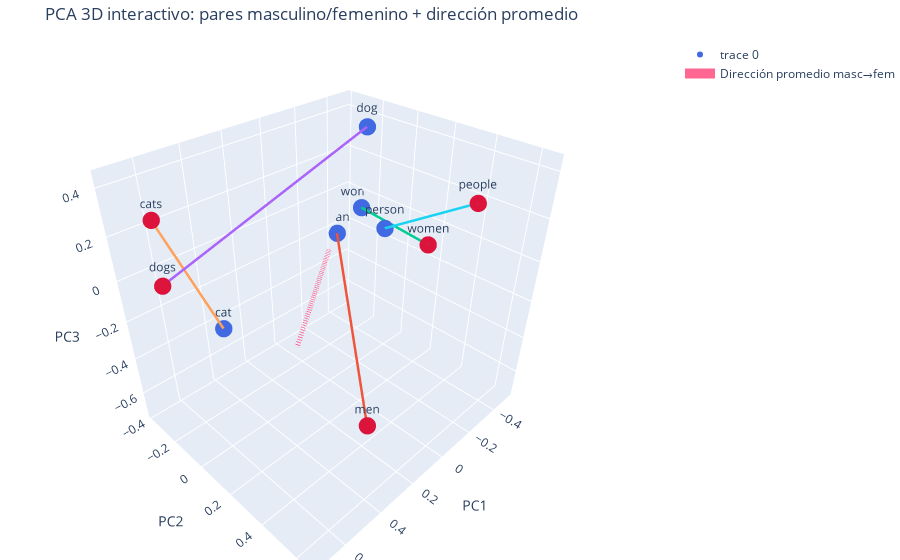

The code cell stored with this chart in its notebook:
### Code cell
# Colores por rol (masc/fem)
role = {}
for m, f in pairs_ok:
    role[m] = "male"
    role[f] = "female"

colors = ["royalblue" if role.get(w)=="male" else "crimson" for w in words]

fig = go.Figure()

# Puntos 3D
fig.add_trace(go.Scatter3d(
    x=Z[:,0], y=Z[:,1], z=Z[:,2],
    mode="markers+text",
    text=words,
    textposition="top center",
    marker=dict(size=6, color=colors),
    hovertext=[f"{w} ({role.get(w,'')})" for w in words],
    hoverinfo="text"
))

# Flechas por pareja (líneas mascul→femen)
word_to_xyz = {w: Z[i] for i, w in enumerate(words)}
for m, f in pairs_ok:
    p0 = word_to_xyz[m]
    p1 = word_to_xyz[f]
    fig.add_trace(go.Scatter3d(
        x=[p0[0], p1[0]],
        y=[p0[1], p1[1]],
        z=[p0[2], p1[2]],
        mode="lines",
        line=dict(width=5),
        hoverinfo="skip",
        showlegend=False
    ))

# Flecha global masculino→femenino desde el centro del cloud
center = Z.mean(axis=0)
scale = float(np.linalg.norm(Z.std(axis=0)) * 1.2)  # ajusta tamaño visual
end = center + unit(gender_dir_3d) * scale

fig.add_trace(go.Scatter3d(
    x=[center[0], end[0]],
    y=[center[1], end[1]],
    z=[center[2], end[2]],
    mode="lines",
    line=dict(width=10, dash="dash"),
    name="Dirección promedio masc→fem",
    hoverinfo="skip"
))

fig.update_layout(
    title="PCA 3D interactivo: pares masculino/femenino + dirección promedio",
    scene=dict(
        xaxis_title="PC1",
        yaxis_title="PC2",
        zaxis_title="PC3",
    ),
    margin=dict(l=0, r=0, t=40, b=0)
)

fig.show()

### Figure 1 — Plotly figure (JSON) as saved in the notebook; plotly's stock layout.template omitted (floating-point values rounded to 4 significant figures)
{"data": [{"hoverinfo": "text", "hovertext": ["man (male)", "men (female)", "woman (male)", "women (female)", "dog (male)", "dogs (female)", "cat (male)", "cats (female)", "person (male)", "people (female)"], "marker": {"color": ["royalblue", "crimson", "royalblue", "crimson", "royalblue", "crimson", "royalblue", "crimson", "royalblue", "crimson"], "size": 6}, "mode": "markers+text", "text": ["man", "men", "woman", "women", "dog", "dogs", "cat", "cats", "person", "people"], "textposition": "top center", "type": "scatter3d", "x": [-0.4349, 0.1197, -0.5067, -0.2414, -0.4507, 0.7267, 0.542, 0.609, -0.3176, -0.04591], "y": [-0.383, 0.3588, -0.2812, 0.3347, -0.2087, -0.1212, -0.04575, -0.3459, 0.03653, 0.6557], "z": [-0.2436, -0.7138, -0.08402, 0.06178, 0.3682, 0.1006, -0.1538, 0.2392, -0.007015, 0.4325]}, {"hoverinfo": "skip", "line": {"width": 5}, "mode": "lines", "showlegend": false, "type": "scatter3d", "x": [-0.4349, 0.1197], "y": [-0.383, 0.3588], "z": [-0.2436, -0.7138]}, {"hoverinfo": "skip", "line": {"width": 5}, "mode": "lines", "showlegend": false, "type": "scatter3d", "x": [-0.5067, -0.2414], "y": [-0.2812, 0.3347], "z": [-0.08402, 0.06178]}, {"hoverinfo": "skip", "line": {"width": 5}, "mode": "lines", "showlegend": false, "type": "scatter3d", "x": [-0.4507, 0.7267], "y": [-0.2087, -0.1212], "z": [0.3682, 0.1006]}, {"hoverinfo": "skip", "line": {"width": 5}, "mode": "lines", "showlegend": false, "type": "scatter3d", "x": [0.542, 0.609], "y": [-0.04575, -0.3459], "z": [-0.1538, 0.2392]}, {"hoverinfo": "skip", "line": {"width": 5}, "mode": "lines", "showlegend": false, "type": "scatter3d", "x": [-0.3176, -0.04591], "y": [0.03653, 0.6557], "z": [-0.007015, 0.4325]}, {"hoverinfo": "skip", "line": {"dash": "dash", "width": 10}, "mode": "lines", "name": "Dirección promedio masc→fem", "type": "scatter3d", "x": [-1.49e-08, 0.6039], "y": [1.788e-08, 0.4653], "z": [2.98e-09, 0.08651]}], "layout": {"margin": {"b": 0, "l": 0, "r": 0, "t": 40}, "scene": {"xaxis": {"title": {"text": "PC1"}}, "yaxis": {"title": {"text": "PC2"}}, "zaxis": {"title": {"text": "PC3"}}}, "title": {"text": "PCA 3D interactivo: pares masculino/femenino + dirección promedio"}}}
